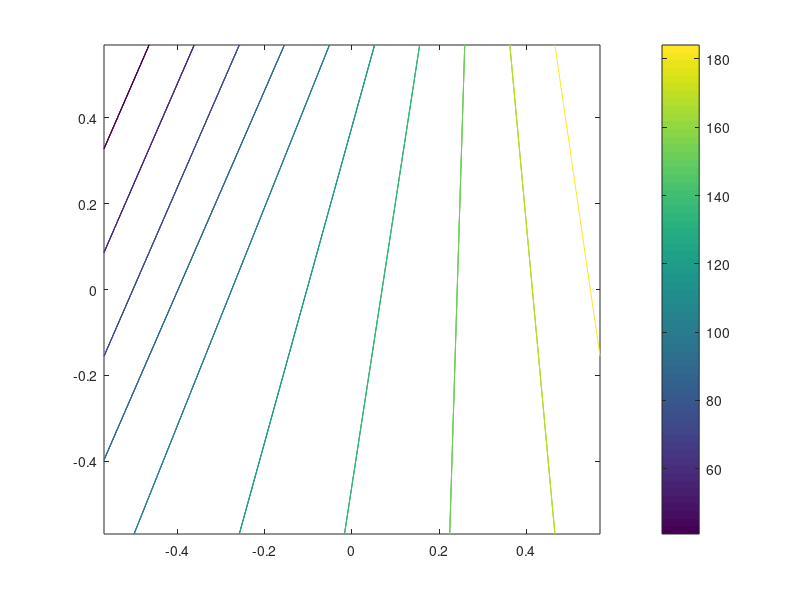

Recreate this plot in MATLAB.
clear all
clc

x = [-0.57 -0.57 0.57 0.57];
y = [-0.57 0.57 -0.57 0.57];

data = [100.0 25.0 175.0 200.0];

% zgrid = gridfit(x,y,data,4,4)
% [X,Y] = meshgrid(x,y)

% scatter(x,y,50,data,'fill','s')
% colorbar

[xq,yq] = meshgrid(x,y);
vq = griddata(x,y,data,xq,yq)
contour(xq,yq,vq)
colorbar